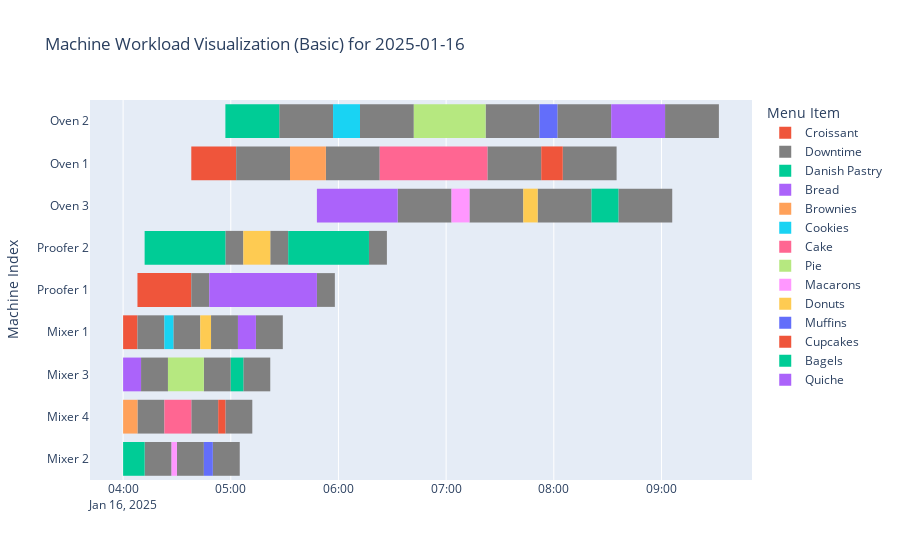
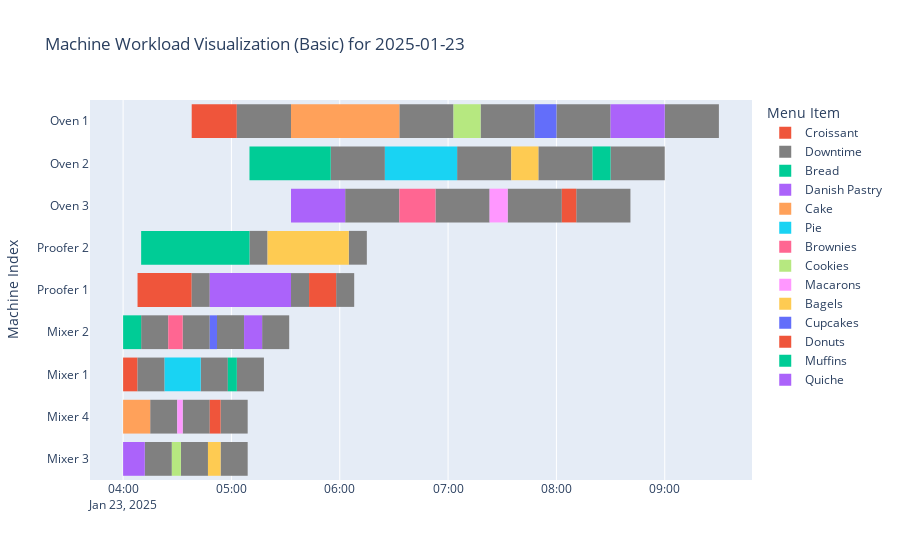

The notebook cell these images were saved under, in order:
### Markdown cell above
# unoptimized (  Basic Code )

### Code cell
from datetime import datetime, timedelta
import pandas as pd
import random
from collections import defaultdict
import heapq
import plotly.express as px
import math

# Define total available machinery
total_machinery = {
    "Mixer": 4,
    "Proofer": 2,
    "Oven": 3
}

# Define divisions and their menu items
divisions = {
    1: ("Baking", ["Bread", "Croissant", "Danish Pastry"]),
    2: ("Pastry", ["Cake", "Pie", "Cookies", "Brownies"]),
    3: ("Confectionery", ["Macarons", "Cupcakes", "Muffins", "Donuts", "Bagels"]),
    4: ("Butchery", ["Quiche"])
}

# Define unit times for each machine and item (in minutes)
unit_times = {
    "Mixer": {
        "Bread": 10,
        "Croissant": 8,
        "Danish Pastry": 12,
        "Cake": 15,
        "Pie": 20,
        "Cookies": 5,
        "Brownies": 8,
        "Macarons": 3,
        "Cupcakes": 4,
        "Muffins": 5,
        "Donuts": 6,
        "Bagels": 7,
        "Quiche": 10
    },
    "Oven": {
        "Bread": 45,
        "Croissant": 25,
        "Danish Pastry": 30,
        "Cake": 60,
        "Pie": 40,
        "Cookies": 15,
        "Brownies": 20,
        "Macarons": 10,
        "Cupcakes": 12,
        "Muffins": 10,
        "Donuts": 8,
        "Bagels": 15,
        "Quiche": 30
    },
    "Proofer": {
        "Bread": 60,
        "Croissant": 30,
        "Danish Pastry": 45,
        "Cake": 0,
        "Pie": 0,
        "Cookies": 0,
        "Brownies": 0,
        "Macarons": 0,
        "Cupcakes": 0,
        "Muffins": 0,
        "Donuts": 15,
        "Bagels": 45,
        "Quiche": 0
    }
}

# Define machine downtime (in minutes)
downtime = {
    "Mixer": 15,
    "Oven": 30,
    "Proofer": 10,
}

def get_special_menu_input():
    special_items = []
    while True:
        item_name = input("Enter special menu item (type 'done' to finish): ")
        if item_name.lower() == "done":
            break

        print("Enter Division Responsible for this Menu item:")
        print("1. Baking")
        print("2. Pastry")
        print("3. Confectionery")
        print("4. Butchery")

        try:
            division_choice = int(input("Choose a division (1-4): "))
            if division_choice not in divisions:
                print("Invalid division. Please enter a valid division.")
                continue
            division = divisions[division_choice][0]
        except ValueError:
            print("Invalid input. Please enter a number between 1 and 4.")
            continue

        processing_times = {}
        for machine in total_machinery.keys():
            try:
                processing_time = int(input(f"Enter processing time for {machine} in minutes: "))
                if processing_time < 0:
                    raise ValueError
                processing_times[machine] = processing_time
            except ValueError:
                print("Invalid input. Please enter a valid positive number.")
                continue

        special_items.append({
            "name": item_name,
            "division": division,
            "processing_times": processing_times
        })

    return special_items

def schedule_tasks(date, special_items_input):
    """Schedules tasks for a given date, considering shared machinery and dependencies."""
    schedule = defaultdict(lambda: defaultdict(list))
    start_time = datetime.combine(date, datetime.min.time()) + timedelta(hours=4)

    # Initialize machine availability times
    machine_times = {machine: [start_time] * total_machinery[machine] for machine in total_machinery}
    machine_order = ["Mixer", "Proofer", "Oven"]

    # Schedule set menu items and special items
    for division, division_items in divisions.values():
        all_items = division_items + [f"Special: {item['name']}" for item in special_items_input if item['division'] == division]
        random.shuffle(all_items)

        for item in all_items:
            item_name = item if not item.startswith("Special: ") else item[9:]
            processing_time = {machine: unit_times[machine].get(item_name, 0) for machine in machine_order}

            if "Special: " in item:
                special_item = next((i for i in special_items_input if i["name"] == item_name), None)
                if special_item:
                    processing_time.update(special_item["processing_times"])

            last_finish_time = start_time  # Start time for the first machine
            for machine in machine_order:
                processing_duration = processing_time[machine]
                if processing_duration > 0:
                    # Find the next available time for the current machine
                    machine_available_time = min(machine_times[machine])
                    machine_index = machine_times[machine].index(machine_available_time)

                    # The task can start as soon as it's finished on the previous machine
                    task_start_time = max(last_finish_time, machine_available_time)

                    # Schedule the task
                    schedule[division][machine].append((task_start_time, item, machine_index + 1))

                    # Calculate finish time and update machine availability (accounting for downtime)
                    finish_time = task_start_time + timedelta(minutes=processing_duration)
                    machine_times[machine][machine_index] = finish_time + timedelta(minutes=downtime[machine])

                    # Update last_finish_time for the next machine (without adding downtime)
                    last_finish_time = finish_time

    return schedule

def create_gantt_chart(schedule, date):
    """
    Creates a Gantt chart from the schedule_tasks output, including downtime in red.

    Args:
        schedule (dict): The output from schedule_tasks.
        date (datetime): The date for which the schedule is generated.
    """
    df = []

    for division, machines in schedule.items():
        for machine, tasks in machines.items():
            for task_time, item, machine_number in tasks:
                # Calculate the finish time based on unit_times
                finish_time = task_time + timedelta(minutes=unit_times.get(machine, {}).get(item, 0))

                # Append tasks to the DataFrame
                df.append(dict(
                    Machine=f"{machine} {machine_number}",
                    Start=task_time,
                    Finish=finish_time,
                    Item=item,
                    Type="Task"  # Add a 'Type' column to distinguish between tasks and downtime
                ))

                # Add downtime after the task
                df.append(dict(
                    Machine=f"{machine} {machine_number}",
                    Start=finish_time,
                    Finish=finish_time + timedelta(minutes=downtime[machine]),
                    Item="Downtime",
                    Type="Downtime"  # Add a 'Type' column to distinguish between tasks and downtime
                ))

    # Convert to DataFrame
    df = pd.DataFrame(df)  #Convert the list of dictionaries to a Pandas DataFrame

    # Check if the DataFrame is empty
    if df.empty:
        # Create a DataFrame with the needed columns and a single empty row if empty.
        df = pd.DataFrame(columns=["Machine", "Start", "Finish", "Item", "Type"])
        df.loc[0] = [None, None, None, None, None]

    #The rest of your function as it was
    # Ensure Start and Finish are datetime objects
    df['Start'] = pd.to_datetime(df['Start'])
    df['Finish'] = pd.to_datetime(df['Finish'])


    # Create the Gantt chart using Plotly Express
    # Define the colors for tasks and downtime
    color_map = {"Downtime": "grey"}  # Set downtime color to black

    fig = px.timeline(df, x_start="Start", x_end="Finish", y="Machine", color="Item",
                      color_discrete_map=color_map,
                      title=f"Machine Workload Visualization (Basic) for {date.strftime('%Y-%m-%d')}",
                      labels={"Item": "Menu Item", "Machine": "Machine Index"})
    # Update layout for better visibility
    fig.update_yaxes(categoryorder="total ascending")
    fig.update_traces(marker=dict(line=dict(width=0)))

    fig.show()


def print_schedule(schedule, date):
    """Prints the schedule for a given date."""
    print(f"\nSchedule for {date.strftime('%Y-%m-%d')}:")
    for division, machines in schedule.items():
        print(f"  {division}:")
        for machine, tasks in machines.items():
            print(f"    {machine}:")
            for task_time, item, machine_number in tasks:
                print(f"      - {task_time.strftime('%H:%M')}: {item} (Machine {machine_number})")

# Example usage
today = datetime.now()
next_week = today + timedelta(days=7)

special_items_input = []

for date in [today, next_week]:
    schedule = schedule_tasks(date, special_items_input)
    # print("Generated Schedule:", schedule)  # Debugging line
    # print_schedule(schedule, date)
    create_gantt_chart(schedule, date)

### Figure 1 — Plotly figure (JSON) as saved in the notebook; plotly's stock layout.template omitted (floating-point values rounded to 4 significant figures)
{"data": [{"alignmentgroup": "True", "base": ["2025-01-16T04:00:00", "2025-01-16T04:08:00", "2025-01-16T04:38:00"], "hovertemplate": "Menu Item=Croissant<br>Start=%{base}<br>Finish=%{x}<br>Machine Index=%{y}<extra></extra>", "legendgroup": "Croissant", "marker": {"color": "#EF553B", "line": {"width": 0}, "pattern": {"shape": ""}}, "name": "Croissant", "offsetgroup": "Croissant", "orientation": "h", "showlegend": true, "textposition": "auto", "type": "bar", "x": [480000, 1800000, 1500000], "xaxis": "x", "y": ["Mixer 1", "Proofer 1", "Oven 1"], "yaxis": "y"}, {"alignmentgroup": "True", "base": ["2025-01-16T04:08:00", "2025-01-16T04:12:00", "2025-01-16T04:10:00", "2025-01-16T04:38:00", "2025-01-16T04:57:00", "2025-01-16T05:48:00", "2025-01-16T05:03:00", "2025-01-16T05:27:00", "2025-01-16T06:33:00", "2025-01-16T04:08:00", "2025-01-16T04:28:00", "2025-01-16T04:38:00", "2025-01-16T04:45:00", "2025-01-16T05:53:00", "2025-01-16T06:12:00", "2025-01-16T07:23:00", "2025-01-16T07:22:00", "2025-01-16T04:30:00", "2025-01-16T04:49:00", "2025-01-16T04:50:00", "2025-01-16T04:57:00", "2025-01-16T05:07:00", "2025-01-16T07:13:00", "2025-01-16T07:51:00", "2025-01-16T08:02:00", "2025-01-16T08:05:00", "2025-01-16T08:36:00", "2025-01-16T05:22:00", "2025-01-16T06:17:00", "2025-01-16T05:14:00", "2025-01-16T09:02:00"], "hovertemplate": "Menu Item=Downtime<br>Start=%{base}<br>Finish=%{x}<br>Machine Index=%{y}<extra></extra>", "legendgroup": "Downtime", "marker": {"color": "grey", "line": {"width": 0}, "pattern": {"shape": ""}}, "name": "Downtime", "offsetgroup": "Downtime", "orientation": "h", "showlegend": true, "textposition": "auto", "type": "bar", "x": [900000, 900000, 900000, 600000, 600000, 600000, 1800000, 1800000, 1800000, 900000, 900000, 900000, 900000, 1800000, 1800000, 1800000, 1800000, 900000, 900000, 900000, 900000, 900000, 1800000, 1800000, 1800000, 1800000, 1800000, 600000, 600000, 900000, 1800000], "xaxis": "x", "y": ["Mixer 1", "Mixer 2", "Mixer 3", "Proofer 1", "Proofer 2", "Proofer 1", "Oven 1", "Oven 2", "Oven 3", "Mixer 4", "Mixer 1", "Mixer 4", "Mixer 3", "Oven 1", "Oven 2", "Oven 1", "Oven 2", "Mixer 2", "Mixer 1", "Mixer 2", "Mixer 4", "Mixer 3", "Oven 3", "Oven 3", "Oven 2", "Oven 1", "Oven 3", "Proofer 2", "Proofer 2", "Mixer 1", "Oven 2"], "yaxis": "y"}, {"alignmentgroup": "True", "base": ["2025-01-16T04:00:00", "2025-01-16T04:12:00", "2025-01-16T04:57:00"], "hovertemplate": "Menu Item=Danish Pastry<br>Start=%{base}<br>Finish=%{x}<br>Machine Index=%{y}<extra></extra>", "legendgroup": "Danish Pastry", "marker": {"color": "#00cc96", "line": {"width": 0}, "pattern": {"shape": ""}}, "name": "Danish Pastry", "offsetgroup": "Danish Pastry", "orientation": "h", "showlegend": true, "textposition": "auto", "type": "bar", "x": [720000, 2700000, 1800000], "xaxis": "x", "y": ["Mixer 2", "Proofer 2", "Oven 2"], "yaxis": "y"}, {"alignmentgroup": "True", "base": ["2025-01-16T04:00:00", "2025-01-16T04:48:00", "2025-01-16T05:48:00"], "hovertemplate": "Menu Item=Bread<br>Start=%{base}<br>Finish=%{x}<br>Machine Index=%{y}<extra></extra>", "legendgroup": "Bread", "marker": {"color": "#ab63fa", "line": {"width": 0}, "pattern": {"shape": ""}}, "name": "Bread", "offsetgroup": "Bread", "orientation": "h", "showlegend": true, "textposition": "auto", "type": "bar", "x": [600000, 3600000, 2700000], "xaxis": "x", "y": ["Mixer 3", "Proofer 1", "Oven 3"], "yaxis": "y"}, {"alignmentgroup": "True", "base": ["2025-01-16T04:00:00", "2025-01-16T05:33:00"], "hovertemplate": "Menu Item=Brownies<br>Start=%{base}<br>Finish=%{x}<br>Machine Index=%{y}<extra></extra>", "legendgroup": "Brownies", "marker": {"color": "#FFA15A", "line": {"width": 0}, "pattern": {"shape": ""}}, "name": "Brownies", "offsetgroup": "Brownies", "orientation": "h", "showlegend": true, "textposition": "auto", "type": "bar", "x": [480000, 1200000], "xaxis": "x", "y": ["Mixer 4", "Oven 1"], "yaxis": "y"}, {"alignmentgroup": "True", "base": ["2025-01-16T04:23:00", "2025-01-16T05:57:00"], "hovertemplate": "Menu Item=Cookies<br>Start=%{base}<br>Finish=%{x}<br>Machine Index=%{y}<extra></extra>", "legendgroup": "Cookies", "marker": {"color": "#19d3f3", "line": {"width": 0}, "pattern": {"shape": ""}}, "name": "Cookies", "offsetgroup": "Cookies", "orientation": "h", "showlegend": true, "textposition": "auto", "type": "bar", "x": [300000, 900000], "xaxis": "x", "y": ["Mixer 1", "Oven 2"], "yaxis": "y"}, {"alignmentgroup": "True", "base": ["2025-01-16T04:23:00", "2025-01-16T06:23:00"], "hovertemplate": "Menu Item=Cake<br>Start=%{base}<br>Finish=%{x}<br>Machine Index=%{y}<extra></extra>", "legendgroup": "Cake", "marker": {"color": "#FF6692", "line": {"width": 0}, "pattern": {"shape": ""}}, "name": "Cake", "offsetgroup": "Cake", "orientation": "h", "showlegend": true, "textposition": "auto", "type": "bar", "x": [900000, 3600000], "xaxis": "x", "y": ["Mixer 4", "Oven 1"], "yaxis": "y"}, {"alignmentgroup": "True", "base": ["2025-01-16T04:25:00", "2025-01-16T06:42:00"], "hovertemplate": "Menu Item=Pie<br>Start=%{base}<br>Finish=%{x}<br>Machine Index=%{y}<extra></extra>", "legendgroup": "Pie", "marker": {"color": "#B6E880", "line": {"width": 0}, "pattern": {"shape": ""}}, "name": "Pie", "offsetgroup": "Pie", "orientation": "h", "showlegend": true, "textposition": "auto", "type": "bar", "x": [1200000, 2400000], "xaxis": "x", "y": ["Mixer 3", "Oven 2"], "yaxis": "y"}, {"alignmentgroup": "True", "base": ["2025-01-16T04:27:00", "2025-01-16T07:03:00"], "hovertemplate": "Menu Item=Macarons<br>Start=%{base}<br>Finish=%{x}<br>Machine Index=%{y}<extra></extra>", "legendgroup": "Macarons", "marker": {"color": "#FF97FF", "line": {"width": 0}, "pattern": {"shape": ""}}, "name": "Macarons", "offsetgroup": "Macarons", "orientation": "h", "showlegend": true, "textposition": "auto", "type": "bar", "x": [180000, 600000], "xaxis": "x", "y": ["Mixer 2", "Oven 3"], "yaxis": "y"}, {"alignmentgroup": "True", "base": ["2025-01-16T04:43:00", "2025-01-16T07:43:00", "2025-01-16T05:07:00"], "hovertemplate": "Menu Item=Donuts<br>Start=%{base}<br>Finish=%{x}<br>Machine Index=%{y}<extra></extra>", "legendgroup": "Donuts", "marker": {"color": "#FECB52", "line": {"width": 0}, "pattern": {"shape": ""}}, "name": "Donuts", "offsetgroup": "Donuts", "orientation": "h", "showlegend": true, "textposition": "auto", "type": "bar", "x": [360000, 480000, 900000], "xaxis": "x", "y": ["Mixer 1", "Oven 3", "Proofer 2"], "yaxis": "y"}, {"alignmentgroup": "True", "base": ["2025-01-16T04:45:00", "2025-01-16T07:52:00"], "hovertemplate": "Menu Item=Muffins<br>Start=%{base}<br>Finish=%{x}<br>Machine Index=%{y}<extra></extra>", "legendgroup": "Muffins", "marker": {"color": "#636efa", "line": {"width": 0}, "pattern": {"shape": ""}}, "name": "Muffins", "offsetgroup": "Muffins", "orientation": "h", "showlegend": true, "textposition": "auto", "type": "bar", "x": [300000, 600000], "xaxis": "x", "y": ["Mixer 2", "Oven 2"], "yaxis": "y"}, {"alignmentgroup": "True", "base": ["2025-01-16T04:53:00", "2025-01-16T07:53:00"], "hovertemplate": "Menu Item=Cupcakes<br>Start=%{base}<br>Finish=%{x}<br>Machine Index=%{y}<extra></extra>", "legendgroup": "Cupcakes", "marker": {"color": "#EF553B", "line": {"width": 0}, "pattern": {"shape": ""}}, "name": "Cupcakes", "offsetgroup": "Cupcakes", "orientation": "h", "showlegend": true, "textposition": "auto", "type": "bar", "x": [240000, 720000], "xaxis": "x", "y": ["Mixer 4", "Oven 1"], "yaxis": "y"}, {"alignmentgroup": "True", "base": ["2025-01-16T05:00:00", "2025-01-16T08:21:00", "2025-01-16T05:32:00"], "hovertemplate": "Menu Item=Bagels<br>Start=%{base}<br>Finish=%{x}<br>Machine Index=%{y}<extra></extra>", "legendgroup": "Bagels", "marker": {"color": "#00cc96", "line": {"width": 0}, "pattern": {"shape": ""}}, "name": "Bagels", "offsetgroup": "Bagels", "orientation": "h", "showlegend": true, "textposition": "auto", "type": "bar", "x": [420000, 900000, 2700000], "xaxis": "x", "y": ["Mixer 3", "Oven 3", "Proofer 2"], "yaxis": "y"}, {"alignmentgroup": "True", "base": ["2025-01-16T05:04:00", "2025-01-16T08:32:00"], "hovertemplate": "Menu Item=Quiche<br>Start=%{base}<br>Finish=%{x}<br>Machine Index=%{y}<extra></extra>", "legendgroup": "Quiche", "marker": {"color": "#ab63fa", "line": {"width": 0}, "pattern": {"shape": ""}}, "name": "Quiche", "offsetgroup": "Quiche", "orientation": "h", "showlegend": true, "textposition": "auto", "type": "bar", "x": [600000, 1800000], "xaxis": "x", "y": ["Mixer 1", "Oven 2"], "yaxis": "y"}], "layout": {"barmode": "overlay", "legend": {"title": {"text": "Menu Item"}, "tracegroupgap": 0}, "title": {"text": "Machine Workload Visualization (Basic) for 2025-01-16"}, "xaxis": {"anchor": "y", "domain": [0, 1], "type": "date"}, "yaxis": {"anchor": "x", "categoryorder": "total ascending", "domain": [0, 1], "title": {"text": "Machine Index"}}}}

### Figure 2 — Plotly figure (JSON) as saved in the notebook; plotly's stock layout.template omitted (floating-point values rounded to 4 significant figures)
{"data": [{"alignmentgroup": "True", "base": ["2025-01-23T04:00:00", "2025-01-23T04:08:00", "2025-01-23T04:38:00"], "hovertemplate": "Menu Item=Croissant<br>Start=%{base}<br>Finish=%{x}<br>Machine Index=%{y}<extra></extra>", "legendgroup": "Croissant", "marker": {"color": "#EF553B", "line": {"width": 0}, "pattern": {"shape": ""}}, "name": "Croissant", "offsetgroup": "Croissant", "orientation": "h", "showlegend": true, "textposition": "auto", "type": "bar", "x": [480000, 1800000, 1500000], "xaxis": "x", "y": ["Mixer 1", "Proofer 1", "Oven 1"], "yaxis": "y"}, {"alignmentgroup": "True", "base": ["2025-01-23T04:08:00", "2025-01-23T04:10:00", "2025-01-23T04:12:00", "2025-01-23T04:38:00", "2025-01-23T05:10:00", "2025-01-23T05:33:00", "2025-01-23T05:03:00", "2025-01-23T05:55:00", "2025-01-23T06:03:00", "2025-01-23T04:15:00", "2025-01-23T04:43:00", "2025-01-23T04:33:00", "2025-01-23T04:32:00", "2025-01-23T06:33:00", "2025-01-23T07:05:00", "2025-01-23T06:53:00", "2025-01-23T07:18:00", "2025-01-23T04:33:00", "2025-01-23T04:54:00", "2025-01-23T04:52:00", "2025-01-23T04:54:00", "2025-01-23T05:03:00", "2025-01-23T07:33:00", "2025-01-23T07:50:00", "2025-01-23T08:00:00", "2025-01-23T08:11:00", "2025-01-23T08:30:00", "2025-01-23T06:05:00", "2025-01-23T05:58:00", "2025-01-23T05:17:00", "2025-01-23T09:00:00"], "hovertemplate": "Menu Item=Downtime<br>Start=%{base}<br>Finish=%{x}<br>Machine Index=%{y}<extra></extra>", "legendgroup": "Downtime", "marker": {"color": "grey", "line": {"width": 0}, "pattern": {"shape": ""}}, "name": "Downtime", "offsetgroup": "Downtime", "orientation": "h", "showlegend": true, "textposition": "auto", "type": "bar", "x": [900000, 900000, 900000, 600000, 600000, 600000, 1800000, 1800000, 1800000, 900000, 900000, 900000, 900000, 1800000, 1800000, 1800000, 1800000, 900000, 900000, 900000, 900000, 900000, 1800000, 1800000, 1800000, 1800000, 1800000, 600000, 600000, 900000, 1800000], "xaxis": "x", "y": ["Mixer 1", "Mixer 2", "Mixer 3", "Proofer 1", "Proofer 2", "Proofer 1", "Oven 1", "Oven 2", "Oven 3", "Mixer 4", "Mixer 1", "Mixer 2", "Mixer 3", "Oven 1", "Oven 2", "Oven 3", "Oven 1", "Mixer 4", "Mixer 3", "Mixer 2", "Mixer 4", "Mixer 1", "Oven 3", "Oven 2", "Oven 1", "Oven 3", "Oven 2", "Proofer 2", "Proofer 1", "Mixer 2", "Oven 1"], "yaxis": "y"}, {"alignmentgroup": "True", "base": ["2025-01-23T04:00:00", "2025-01-23T04:10:00", "2025-01-23T05:10:00"], "hovertemplate": "Menu Item=Bread<br>Start=%{base}<br>Finish=%{x}<br>Machine Index=%{y}<extra></extra>", "legendgroup": "Bread", "marker": {"color": "#00cc96", "line": {"width": 0}, "pattern": {"shape": ""}}, "name": "Bread", "offsetgroup": "Bread", "orientation": "h", "showlegend": true, "textposition": "auto", "type": "bar", "x": [600000, 3600000, 2700000], "xaxis": "x", "y": ["Mixer 2", "Proofer 2", "Oven 2"], "yaxis": "y"}, {"alignmentgroup": "True", "base": ["2025-01-23T04:00:00", "2025-01-23T04:48:00", "2025-01-23T05:33:00"], "hovertemplate": "Menu Item=Danish Pastry<br>Start=%{base}<br>Finish=%{x}<br>Machine Index=%{y}<extra></extra>", "legendgroup": "Danish Pastry", "marker": {"color": "#ab63fa", "line": {"width": 0}, "pattern": {"shape": ""}}, "name": "Danish Pastry", "offsetgroup": "Danish Pastry", "orientation": "h", "showlegend": true, "textposition": "auto", "type": "bar", "x": [720000, 2700000, 1800000], "xaxis": "x", "y": ["Mixer 3", "Proofer 1", "Oven 3"], "yaxis": "y"}, {"alignmentgroup": "True", "base": ["2025-01-23T04:00:00", "2025-01-23T05:33:00"], "hovertemplate": "Menu Item=Cake<br>Start=%{base}<br>Finish=%{x}<br>Machine Index=%{y}<extra></extra>", "legendgroup": "Cake", "marker": {"color": "#FFA15A", "line": {"width": 0}, "pattern": {"shape": ""}}, "name": "Cake", "offsetgroup": "Cake", "orientation": "h", "showlegend": true, "textposition": "auto", "type": "bar", "x": [900000, 3600000], "xaxis": "x", "y": ["Mixer 4", "Oven 1"], "yaxis": "y"}, {"alignmentgroup": "True", "base": ["2025-01-23T04:23:00", "2025-01-23T06:25:00"], "hovertemplate": "Menu Item=Pie<br>Start=%{base}<br>Finish=%{x}<br>Machine Index=%{y}<extra></extra>", "legendgroup": "Pie", "marker": {"color": "#19d3f3", "line": {"width": 0}, "pattern": {"shape": ""}}, "name": "Pie", "offsetgroup": "Pie", "orientation": "h", "showlegend": true, "textposition": "auto", "type": "bar", "x": [1200000, 2400000], "xaxis": "x", "y": ["Mixer 1", "Oven 2"], "yaxis": "y"}, {"alignmentgroup": "True", "base": ["2025-01-23T04:25:00", "2025-01-23T06:33:00"], "hovertemplate": "Menu Item=Brownies<br>Start=%{base}<br>Finish=%{x}<br>Machine Index=%{y}<extra></extra>", "legendgroup": "Brownies", "marker": {"color": "#FF6692", "line": {"width": 0}, "pattern": {"shape": ""}}, "name": "Brownies", "offsetgroup": "Brownies", "orientation": "h", "showlegend": true, "textposition": "auto", "type": "bar", "x": [480000, 1200000], "xaxis": "x", "y": ["Mixer 2", "Oven 3"], "yaxis": "y"}, {"alignmentgroup": "True", "base": ["2025-01-23T04:27:00", "2025-01-23T07:03:00"], "hovertemplate": "Menu Item=Cookies<br>Start=%{base}<br>Finish=%{x}<br>Machine Index=%{y}<extra></extra>", "legendgroup": "Cookies", "marker": {"color": "#B6E880", "line": {"width": 0}, "pattern": {"shape": ""}}, "name": "Cookies", "offsetgroup": "Cookies", "orientation": "h", "showlegend": true, "textposition": "auto", "type": "bar", "x": [300000, 900000], "xaxis": "x", "y": ["Mixer 3", "Oven 1"], "yaxis": "y"}, {"alignmentgroup": "True", "base": ["2025-01-23T04:30:00", "2025-01-23T07:23:00"], "hovertemplate": "Menu Item=Macarons<br>Start=%{base}<br>Finish=%{x}<br>Machine Index=%{y}<extra></extra>", "legendgroup": "Macarons", "marker": {"color": "#FF97FF", "line": {"width": 0}, "pattern": {"shape": ""}}, "name": "Macarons", "offsetgroup": "Macarons", "orientation": "h", "showlegend": true, "textposition": "auto", "type": "bar", "x": [180000, 600000], "xaxis": "x", "y": ["Mixer 4", "Oven 3"], "yaxis": "y"}, {"alignmentgroup": "True", "base": ["2025-01-23T04:47:00", "2025-01-23T07:35:00", "2025-01-23T05:20:00"], "hovertemplate": "Menu Item=Bagels<br>Start=%{base}<br>Finish=%{x}<br>Machine Index=%{y}<extra></extra>", "legendgroup": "Bagels", "marker": {"color": "#FECB52", "line": {"width": 0}, "pattern": {"shape": ""}}, "name": "Bagels", "offsetgroup": "Bagels", "orientation": "h", "showlegend": true, "textposition": "auto", "type": "bar", "x": [420000, 900000, 2700000], "xaxis": "x", "y": ["Mixer 3", "Oven 2", "Proofer 2"], "yaxis": "y"}, {"alignmentgroup": "True", "base": ["2025-01-23T04:48:00", "2025-01-23T07:48:00"], "hovertemplate": "Menu Item=Cupcakes<br>Start=%{base}<br>Finish=%{x}<br>Machine Index=%{y}<extra></extra>", "legendgroup": "Cupcakes", "marker": {"color": "#636efa", "line": {"width": 0}, "pattern": {"shape": ""}}, "name": "Cupcakes", "offsetgroup": "Cupcakes", "orientation": "h", "showlegend": true, "textposition": "auto", "type": "bar", "x": [240000, 720000], "xaxis": "x", "y": ["Mixer 2", "Oven 1"], "yaxis": "y"}, {"alignmentgroup": "True", "base": ["2025-01-23T04:48:00", "2025-01-23T08:03:00", "2025-01-23T05:43:00"], "hovertemplate": "Menu Item=Donuts<br>Start=%{base}<br>Finish=%{x}<br>Machine Index=%{y}<extra></extra>", "legendgroup": "Donuts", "marker": {"color": "#EF553B", "line": {"width": 0}, "pattern": {"shape": ""}}, "name": "Donuts", "offsetgroup": "Donuts", "orientation": "h", "showlegend": true, "textposition": "auto", "type": "bar", "x": [360000, 480000, 900000], "xaxis": "x", "y": ["Mixer 4", "Oven 3", "Proofer 1"], "yaxis": "y"}, {"alignmentgroup": "True", "base": ["2025-01-23T04:58:00", "2025-01-23T08:20:00"], "hovertemplate": "Menu Item=Muffins<br>Start=%{base}<br>Finish=%{x}<br>Machine Index=%{y}<extra></extra>", "legendgroup": "Muffins", "marker": {"color": "#00cc96", "line": {"width": 0}, "pattern": {"shape": ""}}, "name": "Muffins", "offsetgroup": "Muffins", "orientation": "h", "showlegend": true, "textposition": "auto", "type": "bar", "x": [300000, 600000], "xaxis": "x", "y": ["Mixer 1", "Oven 2"], "yaxis": "y"}, {"alignmentgroup": "True", "base": ["2025-01-23T05:07:00", "2025-01-23T08:30:00"], "hovertemplate": "Menu Item=Quiche<br>Start=%{base}<br>Finish=%{x}<br>Machine Index=%{y}<extra></extra>", "legendgroup": "Quiche", "marker": {"color": "#ab63fa", "line": {"width": 0}, "pattern": {"shape": ""}}, "name": "Quiche", "offsetgroup": "Quiche", "orientation": "h", "showlegend": true, "textposition": "auto", "type": "bar", "x": [600000, 1800000], "xaxis": "x", "y": ["Mixer 2", "Oven 1"], "yaxis": "y"}], "layout": {"barmode": "overlay", "legend": {"title": {"text": "Menu Item"}, "tracegroupgap": 0}, "title": {"text": "Machine Workload Visualization (Basic) for 2025-01-23"}, "xaxis": {"anchor": "y", "domain": [0, 1], "type": "date"}, "yaxis": {"anchor": "x", "categoryorder": "total ascending", "domain": [0, 1], "title": {"text": "Machine Index"}}}}
